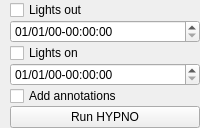
                 <widget class="QFrame" name="frame_4">
                  <layout class="QGridLayout" name="gridLayout_4">
                   <property name="leftMargin">
                    <number>10</number>
                   </property>
                   <property name="topMargin">
                    <number>0</number>
                   </property>
                   <property name="rightMargin">
                    <number>0</number>
                   </property>
                   <property name="bottomMargin">
                    <number>0</number>
                   </property>
                   <property name="horizontalSpacing">
                    <number>-1</number>
                   </property>
                   <property name="verticalSpacing">
                    <number>0</number>
                   </property>
                   <item row="4" column="1">
                    <widget class="QCheckBox" name="check_lights_on">
                     <property name="text">
                      <string>Lights on</string>
                     </property>
                    </widget>
                   </item>
                   <item row="7" column="1">
                    <widget class="QPushButton" name="butt_calc_hypnostats">
                     <property name="text">
                      <string>Run HYPNO</string>
                     </property>
                    </widget>
                   </item>
                   <item row="0" column="1">
                    <widget class="QCheckBox" name="check_lights_out">
                     <property name="text">
                      <string>Lights out</string>
                     </property>
                    </widget>
                   </item>
                   <item row="5" column="1">
                    <widget class="QDateTimeEdit" name="dt_lights_on">
                     <property name="currentSection">
                      <enum>QDateTimeEdit::Section::DaySection</enum>
                     </property>
                     <property name="displayFormat">
                      <string>dd/MM/yy-HH:mm:ss</string>
                     </property>
                    </widget>
                   </item>
                   <item row="3" column="1">
                    <widget class="QDateTimeEdit" name="dt_lights_out">
                     <property name="dateTime">
                      <datetime>
                       <hour>0</hour>
                       <minute>0</minute>
                       <second>0</second>
                       <year>2000</year>
                       <month>1</month>
                       <day>1</day>
                      </datetime>
                     </property>
                     <property name="currentSection">
                      <enum>QDateTimeEdit::Section::DaySection</enum>
                     </property>
                     <property name="displayFormat">
                      <string>dd/MM/yy-HH:mm:ss</string>
                     </property>
                    </widget>
                   </item>
                   <item row="6" column="1">
                    <widget class="QCheckBox" name="check_hypno_annots">
                     <property name="text">
                      <string>Add annotations</string>
                     </property>
                    </widget>
                   </item>
                  </layout>
                 </widget>
